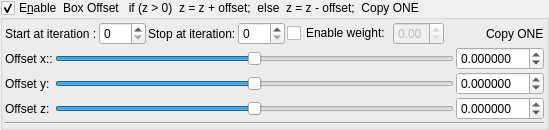
    <widget class="MyGroupBox" name="groupCheck_transform_boxOffset1_enabled">
     <property name="title">
      <string>E&amp;nable  Box Offset   if (z &gt; 0)  z = z + offset;  else  z = z - offset;  Copy ONE</string>
     </property>
     <property name="checkable">
      <bool>true</bool>
     </property>
     <layout class="QVBoxLayout" name="verticalLayout_28" stretch="0,0,0">
      <property name="spacing">
       <number>2</number>
      </property>
      <property name="leftMargin">
       <number>2</number>
      </property>
      <property name="topMargin">
       <number>2</number>
      </property>
      <property name="rightMargin">
       <number>2</number>
      </property>
      <property name="bottomMargin">
       <number>2</number>
      </property>
      <item>
       <layout class="QGridLayout" name="gridLayout_46">
        <property name="spacing">
         <number>2</number>
        </property>
        <item row="1" column="7">
         <spacer name="horizontalSpacer_25">
          <property name="orientation">
           <enum>Qt::Horizontal</enum>
          </property>
          <property name="sizeHint" stdset="0">
           <size>
            <width>40</width>
            <height>20</height>
           </size>
          </property>
         </spacer>
        </item>
        <item row="1" column="2">
         <widget class="QLabel" name="label_154">
          <property name="text">
           <string>Stop at iteration:</string>
          </property>
         </widget>
        </item>
        <item row="1" column="3">
         <widget class="MySpinBox" name="spinboxInt_transform_boxOffset1_stop_iterations">
          <property name="sizePolicy">
           <sizepolicy hsizetype="Minimum" vsizetype="Maximum">
            <horstretch>0</horstretch>
            <verstretch>0</verstretch>
           </sizepolicy>
          </property>
          <property name="maximum">
           <number>250</number>
          </property>
         </widget>
        </item>
        <item row="1" column="1">
         <widget class="MySpinBox" name="spinboxInt_transform_boxOffset1_start_iterations">
          <property name="sizePolicy">
           <sizepolicy hsizetype="Minimum" vsizetype="Maximum">
            <horstretch>0</horstretch>
            <verstretch>0</verstretch>
           </sizepolicy>
          </property>
          <property name="maximum">
           <number>250</number>
          </property>
         </widget>
        </item>
        <item row="1" column="8">
         <widget class="QLabel" name="label_155">
          <property name="text">
           <string>Copy ONE</string>
          </property>
         </widget>
        </item>
        <item row="1" column="0">
         <widget class="QLabel" name="label_156">
          <property name="text">
           <string>Start at iteration :</string>
          </property>
         </widget>
        </item>
        <item row="1" column="6">
         <widget class="MyDoubleSpinBox" name="spinbox_transform_boxOffset1_weight">
          <property name="enabled">
           <bool>false</bool>
          </property>
          <property name="sizePolicy">
           <sizepolicy hsizetype="Minimum" vsizetype="Maximum">
            <horstretch>0</horstretch>
            <verstretch>0</verstretch>
           </sizepolicy>
          </property>
          <property name="decimals">
           <number>2</number>
          </property>
          <property name="minimum">
           <double>0.000000000000000</double>
          </property>
          <property name="maximum">
           <double>1.000000000000000</double>
          </property>
          <property name="singleStep">
           <double>0.100000000000000</double>
          </property>
         </widget>
        </item>
        <item row="1" column="4">
         <widget class="QCheckBox" name="checkBox_transform_boxOffset1_weight_enabled">
          <property name="text">
           <string>Enable weight:</string>
          </property>
         </widget>
        </item>
       </layout>
      </item>
      <item>
       <layout class="QGridLayout" name="gridLayout_47">
        <property name="spacing">
         <number>2</number>
        </property>
        <item row="1" column="1">
         <widget class="QLabel" name="label_93">
          <property name="text">
           <string>Offset y:</string>
          </property>
         </widget>
        </item>
        <item row="1" column="3">
         <widget class="MyDoubleSpinBox" name="spinbox3_transform_boxOffset1_y">
          <property name="sizePolicy">
           <sizepolicy hsizetype="Minimum" vsizetype="Maximum">
            <horstretch>0</horstretch>
            <verstretch>0</verstretch>
           </sizepolicy>
          </property>
          <property name="prefix">
           <string/>
          </property>
          <property name="suffix">
           <string/>
          </property>
          <property name="decimals">
           <number>6</number>
          </property>
          <property name="minimum">
           <double>-99.989999999999995</double>
          </property>
          <property name="maximum">
           <double>99.989999999999995</double>
          </property>
          <property name="singleStep">
           <double>0.100000000000000</double>
          </property>
         </widget>
        </item>
        <item row="0" column="1">
         <widget class="QLabel" name="label_97">
          <property name="text">
           <string>Offset x::</string>
          </property>
         </widget>
        </item>
        <item row="2" column="1">
         <widget class="QLabel" name="label_107">
          <property name="text">
           <string>Offset z:</string>
          </property>
         </widget>
        </item>
        <item row="0" column="3">
         <widget class="MyDoubleSpinBox" name="spinbox3_transform_boxOffset1_x">
          <property name="sizePolicy">
           <sizepolicy hsizetype="Minimum" vsizetype="Maximum">
            <horstretch>0</horstretch>
            <verstretch>0</verstretch>
           </sizepolicy>
          </property>
          <property name="prefix">
           <string/>
          </property>
          <property name="suffix">
           <string/>
          </property>
          <property name="decimals">
           <number>6</number>
          </property>
          <property name="minimum">
           <double>-99.989999999999995</double>
          </property>
          <property name="maximum">
           <double>99.989999999999995</double>
          </property>
          <property name="singleStep">
           <double>0.100000000000000</double>
          </property>
         </widget>
        </item>
        <item row="2" column="3">
         <widget class="MyDoubleSpinBox" name="spinbox3_transform_boxOffset1_z">
          <property name="sizePolicy">
           <sizepolicy hsizetype="Minimum" vsizetype="Maximum">
            <horstretch>0</horstretch>
            <verstretch>0</verstretch>
           </sizepolicy>
          </property>
          <property name="prefix">
           <string/>
          </property>
          <property name="suffix">
           <string/>
          </property>
          <property name="decimals">
           <number>6</number>
          </property>
          <property name="minimum">
           <double>-99.989999999999995</double>
          </property>
          <property name="maximum">
           <double>99.989999999999995</double>
          </property>
          <property name="singleStep">
           <double>0.100000000000000</double>
          </property>
         </widget>
        </item>
        <item row="1" column="2">
         <widget class="QSlider" name="slider3_transform_boxOffset1_y">
          <property name="sizePolicy">
           <sizepolicy hsizetype="Expanding" vsizetype="Maximum">
            <horstretch>0</horstretch>
            <verstretch>0</verstretch>
           </sizepolicy>
          </property>
          <property name="minimum">
           <number>-5000000</number>
          </property>
          <property name="maximum">
           <number>5000000</number>
          </property>
          <property name="singleStep">
           <number>1</number>
          </property>
          <property name="orientation">
           <enum>Qt::Horizontal</enum>
          </property>
         </widget>
        </item>
        <item row="0" column="2">
         <widget class="QSlider" name="slider3_transform_boxOffset1_x">
          <property name="sizePolicy">
           <sizepolicy hsizetype="Preferred" vsizetype="Preferred">
            <horstretch>0</horstretch>
            <verstretch>0</verstretch>
           </sizepolicy>
          </property>
          <property name="minimum">
           <number>-5000000</number>
          </property>
          <property name="maximum">
           <number>5000000</number>
          </property>
          <property name="singleStep">
           <number>1</number>
          </property>
          <property name="orientation">
           <enum>Qt::Horizontal</enum>
          </property>
         </widget>
        </item>
        <item row="2" column="2">
         <widget class="QSlider" name="slider3_transform_boxOffset1_z">
          <property name="sizePolicy">
           <sizepolicy hsizetype="Expanding" vsizetype="Maximum">
            <horstretch>0</horstretch>
            <verstretch>0</verstretch>
           </sizepolicy>
          </property>
          <property name="minimum">
           <number>-5000000</number>
          </property>
          <property name="maximum">
           <number>5000000</number>
          </property>
          <property name="singleStep">
           <number>1</number>
          </property>
          <property name="orientation">
           <enum>Qt::Horizontal</enum>
          </property>
         </widget>
        </item>
       </layout>
      </item>
      <item>
       <widget class="Line" name="line_28">
        <property name="orientation">
         <enum>Qt::Horizontal</enum>
        </property>
       </widget>
      </item>
     </layout>
    </widget>
